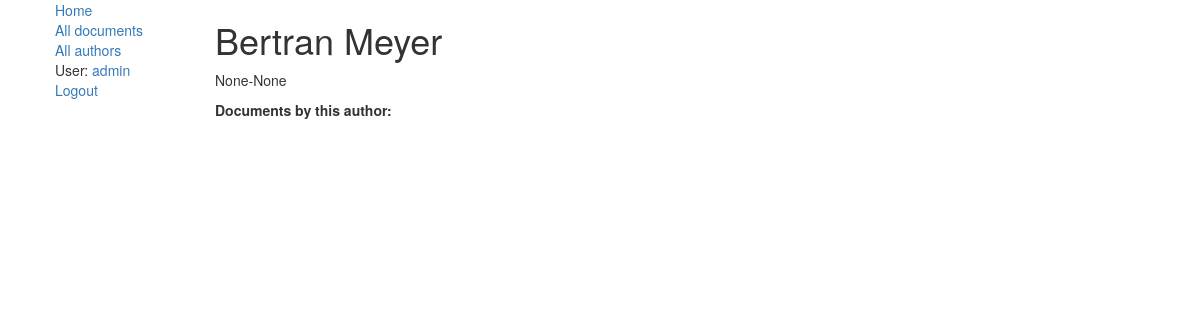
The page /library/authors/1 (signed in) on the database its author committed.
### library/models.py (models this page shows, shortened)
class Author(models.Model):
    first_name = models.CharField(max_length=100)
    last_name = models.CharField(max_length=100)
    date_born = models.DateField(null=True, blank=True)
    date_died = models.DateField('Died', null=True, blank=True)

### library/views.py (the view)
# urls.py: url(r'^authors/(?P<pk>\d+)$', views.AuthorDetailView.as_view(), name='author-detail'),
class AuthorDetailView(generic.DetailView):
    model = Author

### library/templates/library/author_detail.html
{% extends "base_generic.html" %}
{% block content %}
    <h1>{{ author.first_name }} {{ author.last_name }}</h1>
    <p>{{ author.date_born }}-{{ author.date_died }}
    <p><strong>Documents by this author:</strong>
{% endblock %}

### library/templates/base_generic.html (shortened to what this page needs)
<!DOCTYPE html>
<html lang="en-us">
<head>
    <link rel="stylesheet" href="https://maxcdn.bootstrapcdn.com/bootstrap/3.3.7/css/bootstrap.min.css">
    <link rel="stylesheet" href="styles.css">
</head>
<body link="">
<div class="container-fluid">
    <div class="row">
        <div class="col-sm-2">
            {% block sidebar %}
                <ul class="sidebar-nav">
                    <div><a href="{% url 'index' %}">Home</a></div>
                    <div><a href="{% url 'document' %}">All documents</a></div>
                    <div><a href="{% url 'authors' %}">All authors</a></div>
                    {% if user.is_authenticated %}
                        <div>User: <a title="Open user card" href="{% url 'account' %}">{{ user.get_username }}</a></div>
                        <div><a href="{% url 'logout' %}?next={{ request.path }}">Logout</a></div>
                    {% else %}
                        <div><a href="{% url 'login' %}?next={{ request.path }}">Login</a></div>
                    {% endif %}
                </ul>
            {% endblock %}
        </div>
        <div class="col-sm-10 ">
            {% block content %}{% endblock %}
        </div>
    </div>
</div>
</body>
</html>

### rows shown on the page
Author: first_name "Bertran", last_name "Meyer", date_born "None", date_died "None"

### other values the page prints
{{ user.get_username }} "admin"
